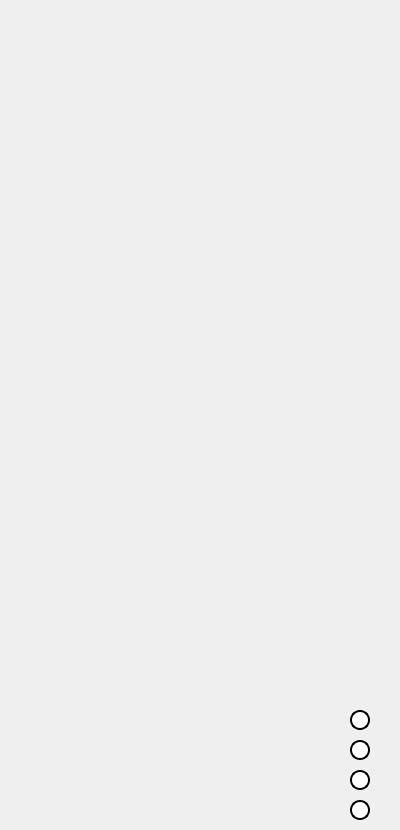
    <widget class="QWidget" name="page_19">
     <widget class="QLabel" name="label_19">
      <property name="geometry">
       <rect>
        <x>0</x>
        <y>0</y>
        <width>391</width>
        <height>821</height>
       </rect>
      </property>
      <property name="text">
       <string/>
      </property>
      <property name="pixmap">
       <pixmap resource="resources.qrc">:/images/images/Faviorite Sort1.png</pixmap>
      </property>
     </widget>
     <widget class="QPushButton" name="pushButton_63">
      <property name="geometry">
       <rect>
        <x>350</x>
        <y>710</y>
        <width>20</width>
        <height>20</height>
       </rect>
      </property>
      <property name="styleSheet">
       <string notr="true">QPushButton {
    background-color: white; 
    color: white;          
    border: 2px solid black;;
    border-radius: 10px;        
    min-width: 15px;         
    min-height: 15px;         
}
QPushButton:hover {
    background-color: #3498db;
}</string>
      </property>
      <property name="text">
       <string/>
      </property>
     </widget>
     <widget class="QPushButton" name="pushButton_64">
      <property name="geometry">
       <rect>
        <x>350</x>
        <y>740</y>
        <width>20</width>
        <height>20</height>
       </rect>
      </property>
      <property name="styleSheet">
       <string notr="true">QPushButton {
    background-color: white; 
    color: white;          
    border: 2px solid black;;
    border-radius: 10px;        
    min-width: 15px;         
    min-height: 15px;         
}
QPushButton:hover {
    background-color: #3498db;
}</string>
      </property>
      <property name="text">
       <string/>
      </property>
     </widget>
     <widget class="QPushButton" name="pushButton_65">
      <property name="geometry">
       <rect>
        <x>350</x>
        <y>770</y>
        <width>20</width>
        <height>20</height>
       </rect>
      </property>
      <property name="styleSheet">
       <string notr="true">QPushButton {
    background-color: white; 
    color: white;          
    border: 2px solid black;;
    border-radius: 10px;        
    min-width: 15px;         
    min-height: 15px;         
}
QPushButton:hover {
    background-color: #3498db;
}</string>
      </property>
      <property name="text">
       <string/>
      </property>
     </widget>
     <widget class="QPushButton" name="pushButton_66">
      <property name="geometry">
       <rect>
        <x>350</x>
        <y>800</y>
        <width>20</width>
        <height>20</height>
       </rect>
      </property>
      <property name="styleSheet">
       <string notr="true">QPushButton {
    background-color: white; 
    color: white;          
    border: 2px solid black;;
    border-radius: 10px;        
    min-width: 15px;         
    min-height: 15px;         
}
QPushButton:hover {
    background-color: #3498db;
}</string>
      </property>
      <property name="text">
       <string/>
      </property>
     </widget>
    </widget>
